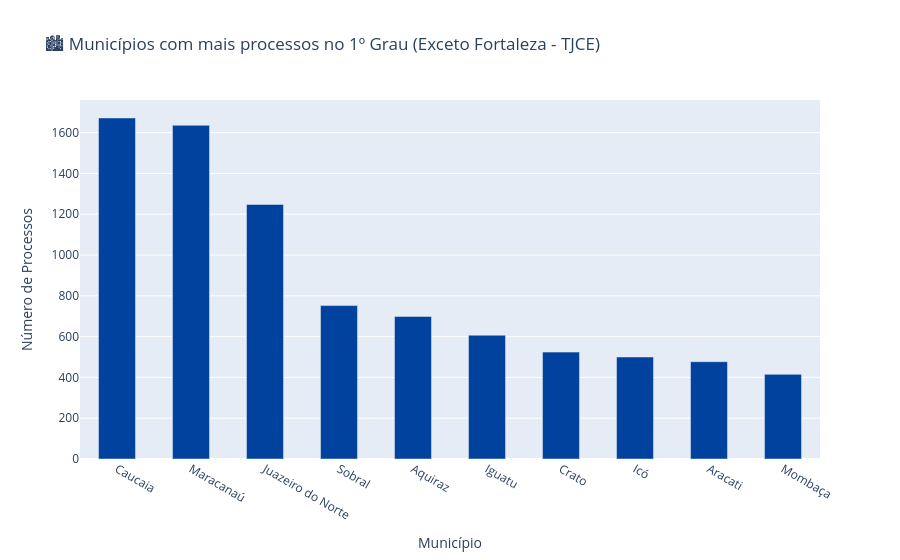

This figure's notebook cell:
### Code cell
# 1) Quais municípios concentram mais processos?

# Agrupar e ordenar
dados_agrupados = df_tjce.groupby('Nome_Município').size().reset_index(name='Quantidade')

# Excluir Fortaleza
dados_sem_fortaleza = dados_agrupados[dados_agrupados['Nome_Município'] != 'Fortaleza']

# Top 10 (sem Fortaleza)
dados_top10_sem_fortaleza = dados_sem_fortaleza.sort_values(by='Quantidade', ascending=False).head(10)

# Gráfico
fig = px.bar(
    dados_top10_sem_fortaleza,
    x='Nome_Município',
    y='Quantidade',
    title='🏙️ Municípios com mais processos no 1º Grau (Exceto Fortaleza - TJCE)',
    labels={'Nome_Município': 'Município', 'Quantidade': 'Número de Processos'},
    color_discrete_sequence=['#00429d'],
    )

fig.update_layout(bargap=0.5)

fig.show()

### Figure 1 — Plotly figure (JSON) as saved in the notebook; plotly's stock layout.template omitted (floating-point values rounded to 4 significant figures)
{"data": [{"hovertemplate": "Município=%{x}<br>Número de Processos=%{y}<extra></extra>", "legendgroup": "", "marker": {"color": "#00429d", "pattern": {"shape": ""}}, "name": "", "orientation": "v", "showlegend": false, "textposition": "auto", "type": "bar", "x": ["Caucaia", "Maracanaú", "Juazeiro do Norte", "Sobral", "Aquiraz", "Iguatu", "Crato", "Icó", "Aracati", "Mombaça"], "xaxis": "x", "y": [1672, 1636, 1248, 752, 699, 607, 524, 500, 477, 415], "yaxis": "y"}], "layout": {"bargap": 0.5, "barmode": "relative", "legend": {"tracegroupgap": 0}, "title": {"text": "🏙️ Municípios com mais processos no 1º Grau (Exceto Fortaleza - TJCE)"}, "xaxis": {"anchor": "y", "domain": [0, 1], "title": {"text": "Município"}}, "yaxis": {"anchor": "x", "domain": [0, 1], "title": {"text": "Número de Processos"}}}}
